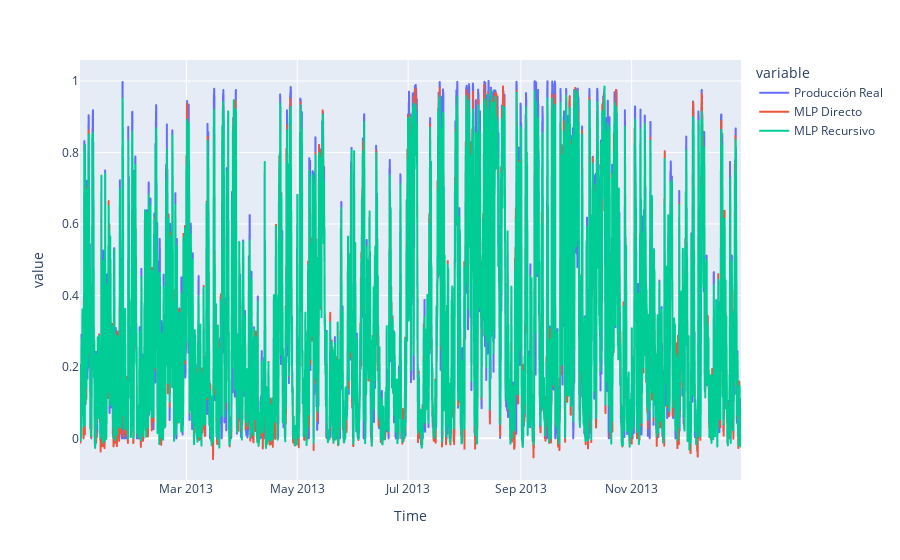

Write notebook code for a chart like this one.
### Code cell
horizonte_prediccion = 1
column_name = f'+{horizonte_prediccion}h'


df_resultados = pd.DataFrame()
df_resultados['Time'] = MLP_predictions_matrix_rec.iloc[1:-2].index
df_resultados['Producción Real'] = MLP_predictions_matrix_rec['Power'].iloc[1:-2].values
df_resultados['MLP Directo'] = MLP_predictions_matrix_dir[column_name].iloc[1:].values
df_resultados['MLP Recursivo'] = MLP_predictions_matrix_rec[column_name].iloc[1:-2].values
df_resultados['Naive'] = naive_predictions_matrix[column_name].iloc[:-12].values



fig = pl.line(df_resultados, x='Time', y=['Producción Real', 'MLP Directo', 'MLP Recursivo'])
fig.show()

### Figure 1 — Plotly figure (JSON) as saved in the notebook; plotly's stock layout.template omitted (floating-point values rounded to 4 significant figures; data arrays with more than 128 entries replaced by an {"elided": "..."} marker saying what was removed)
{"data": [{"hovertemplate": "variable=Producción Real<br>Time=%{x}<br>value=%{y}<extra></extra>", "legendgroup": "Producción Real", "line": {"color": "#636efa", "dash": "solid"}, "marker": {"symbol": "circle"}, "mode": "lines", "name": "Producción Real", "showlegend": true, "type": "scattergl", "x": {"elided": "8730 str values"}, "xaxis": "x", "y": {"elided": "8730 float values"}, "yaxis": "y"}, {"hovertemplate": "variable=MLP Directo<br>Time=%{x}<br>value=%{y}<extra></extra>", "legendgroup": "MLP Directo", "line": {"color": "#EF553B", "dash": "solid"}, "marker": {"symbol": "circle"}, "mode": "lines", "name": "MLP Directo", "showlegend": true, "type": "scattergl", "x": {"elided": "8730 str values"}, "xaxis": "x", "y": {"elided": "8730 float values"}, "yaxis": "y"}, {"hovertemplate": "variable=MLP Recursivo<br>Time=%{x}<br>value=%{y}<extra></extra>", "legendgroup": "MLP Recursivo", "line": {"color": "#00cc96", "dash": "solid"}, "marker": {"symbol": "circle"}, "mode": "lines", "name": "MLP Recursivo", "showlegend": true, "type": "scattergl", "x": {"elided": "8730 str values"}, "xaxis": "x", "y": {"elided": "8730 float values"}, "yaxis": "y"}], "layout": {"legend": {"title": {"text": "variable"}, "tracegroupgap": 0}, "margin": {"t": 60}, "xaxis": {"anchor": "y", "domain": [0, 1], "title": {"text": "Time"}}, "yaxis": {"anchor": "x", "domain": [0, 1], "title": {"text": "value"}}}}
